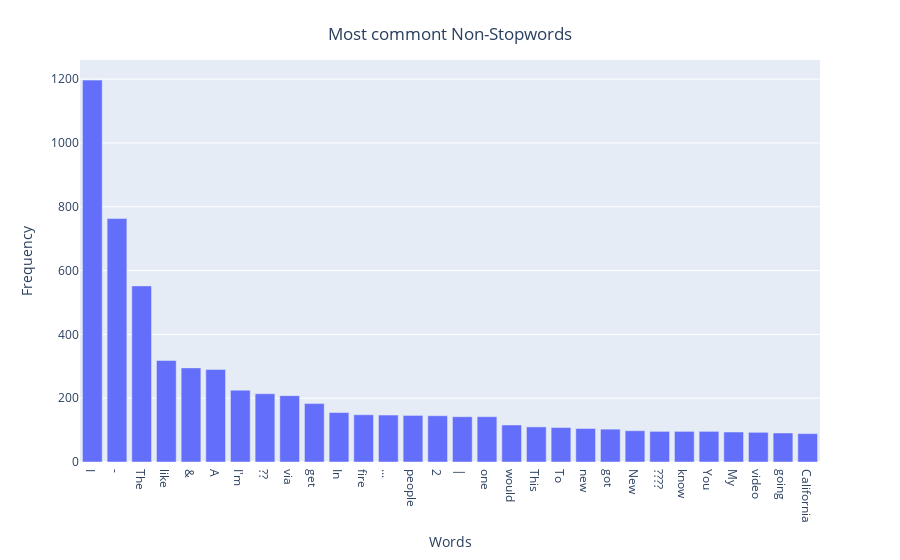

Notebook cell for this chart:
### Code cell
dic = defaultdict(int)
for word in corpus:
    if word not in stop: # stop defined in the 1st cell as 'stop = set(stopwords.words('english'))'
        dic[word]+=1
        
top = sorted(dic.items(), key=lambda x:x[1], reverse=True)[:30]
x,y=zip(*top)
fig=px.bar(x=x,y=y)
fig.update_layout(title={
    'text': 'Most commont Non-Stopwords',
    'y': 0.95,
    'x': 0.5,
    'xanchor': 'center',
    'yanchor': 'top'
},xaxis_title='Words', yaxis_title='Frequency')

### Figure 1 — Plotly figure (JSON) as saved in the notebook; plotly's stock layout.template omitted (floating-point values rounded to 4 significant figures)
{"data": [{"alignmentgroup": "True", "hovertemplate": "x=%{x}<br>y=%{y}<extra></extra>", "legendgroup": "", "marker": {"color": "#636efa", "pattern": {"shape": ""}}, "name": "", "offsetgroup": "", "orientation": "v", "showlegend": false, "textposition": "auto", "type": "bar", "x": ["I", "-", "The", "like", "&amp;", "A", "I'm", "??", "via", "get", "In", "fire", "...", "people", "2", "|", "one", "would", "This", "To", "new", "got", "New", "????", "know", "You", "My", "video", "going", "California"], "xaxis": "x", "y": [1197, 763, 552, 318, 295, 290, 225, 214, 208, 183, 155, 148, 147, 146, 145, 142, 142, 116, 110, 108, 105, 103, 98, 96, 96, 96, 94, 93, 91, 89], "yaxis": "y"}], "layout": {"barmode": "relative", "legend": {"tracegroupgap": 0}, "margin": {"t": 60}, "title": {"text": "Most commont Non-Stopwords", "x": 0.5, "xanchor": "center", "y": 0.95, "yanchor": "top"}, "xaxis": {"anchor": "y", "domain": [0, 1], "title": {"text": "Words"}}, "yaxis": {"anchor": "x", "domain": [0, 1], "title": {"text": "Frequency"}}}}
